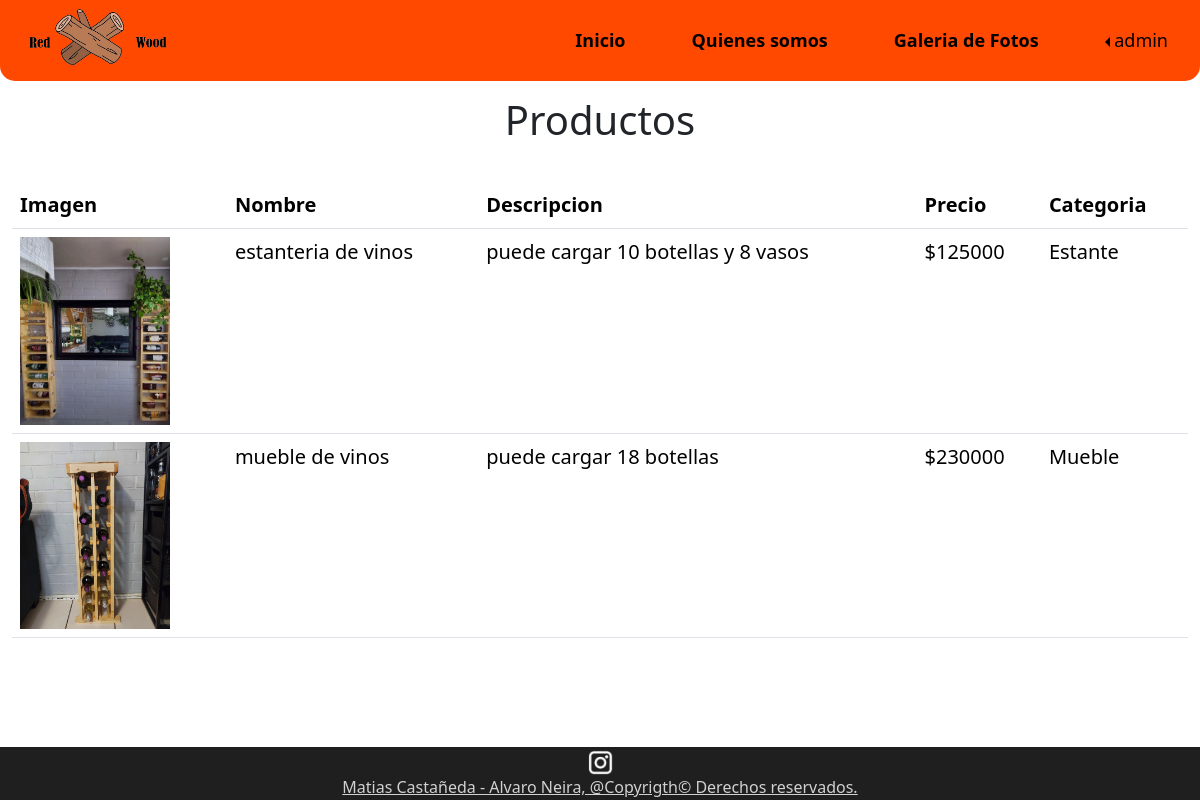
/productos (signed in), run on the app's committed database.
### principal/models.py (models this page shows, shortened)
class Producto(models.Model):
    id_producto = models.IntegerField(primary_key=True,null=False,blank=False)
    nombre = models.CharField(max_length=50,null=False,blank=False)
    descripcion = models.CharField(max_length=200,null=False,blank=False)
    imagen = models.ImageField(upload_to="productos",null=True,blank=True)
    precio = models.IntegerField()
    stock = models.IntegerField()
    id_categoria = models.ForeignKey('Categoria',on_delete=models.CASCADE,db_column='idCategoria')

class Categoria(models.Model):
    id_categoria = models.AutoField(db_column='idCategoria',primary_key=True)
    nombre = models.CharField(max_length=50,null=False,blank=False)
    def __str__(self):
        return str(self.nombre)

### principal/views.py (the view)
# urls.py: path('productos', views.productosVer, name="productos"),
def productosVer(request):
    productos = Producto.objects.all()
    context={'productos':productos}
    return render(request, 'productos_ver.html',context)

### principal/templates/productos_ver.html (shortened to what this page needs)
{% load static %}
<!DOCTYPE html>
<html lang="en">
<head>
    <link href="https://cdn.jsdelivr.net/npm/bootstrap@5.3.3/dist/css/bootstrap.min.css" rel="stylesheet">
</head>
<body>
    <div class="container-principal">
        <header>
            <div class="container-fluid barra-navegacion">
                <nav class="navbar navbar-expand-lg">
                    <div class="container-fluid">
                        <div class="logo">
                            <img src="{% static 'imgs/redwood logo a color completo transparente.png'%}" alt="logo compania">
                        </div>
                        <div class="collapse navbar-collapse links-barra-nav" id="navbarNav">
                            <ul class="navbar-nav">
                                <li class="nav-item">
                                    <a class="nav-link" href="{% url 'inicio' %}"><p class="fw-bold">Inicio</p></a>
                                </li>
                                <li class="nav-item">
                                    <a class="nav-link" href="{% url 'quienes_somos' %}"><p class="fw-bold">Quienes somos</p></a>
                                </li>
                                <li class="nav-item">
                                    <a class="nav-link" href="{% url 'galeria' %}"><p class="fw-bold">Galeria de Fotos</p></a>
                                </li>
                                <li class="nav-item dropstart">
                                    {% if user.is_authenticated %}
                                        <a class="nav-link dropdown-toggle " role="button" data-bs-toggle="dropdown" aria-expanded="false">{{user.username}}</a>
                                    {% else %}
                                        <a class="nav-link dropdown-toggle " role="button" data-bs-toggle="dropdown" aria-expanded="false">Ingresar</a>
                                    {% endif %}
                                </li>
                            </ul>
                        </div>
                    </div>
                </nav>
            </div>
        </header>
        <main style="flex-direction: column; align-items: normal;">
            <div style="padding: 15px 0 30px 0; text-align: center;">
                <h1>Productos</h1>
            </div>
            <div class="container-fluid">
                <table class="table" style="font-size: 20px;">
                    <thead>
                        <tr>
                            <th scope="col">Imagen</th>
                            <th scope="col">Nombre</th>
                            <th scope="col">Descripcion</th>
                            <th scope="col">Precio</th>
                            <th scope="col">Categoria</th>
                        </tr>
                    </thead>
                    <tbody>
                        {% for producto in productos %}
                        <tr>
                            {% if producto.imagen %}
                                <td> <img src="{{ producto.imagen.url }} " width="150px" /> </td>
                            {% else %}
                                <td>sin imagen</td>
                            {% endif %}
                            <td>{{producto.nombre}}</td>
                            <td>{{producto.descripcion}}</td>
                            <td>${{producto.precio}}</td>
                            <td>{{producto.id_categoria}}</td>
                        </tr>
                        {% endfor %}
                    </tbody>
                </table>
            </div>
        </main>
        <footer>
            <div class="container-fluid footer">
                <div class="rrss">
                    <a href="https://www.instagram.com/redwood0507/"><img src="{% static 'imgs/ig logo 2.png'%}" alt="instagram"></a>
                </div>
                <div class="copy">
                    <u>Matias Castañeda - Alvaro Neira, @Copyrigth&copy; Derechos reservados.</u>
                </div>
            </div>
        </footer>
    </div>
</body>
</html>

### principal/static/css/style.css (style rules this page uses)
html, body { height: 100%; }
.barra-navegacion { background-color: rgb(255, 72, 0); border-bottom-left-radius: 15px; border-bottom-right-radius: 15px; text-align: right; }
.links-barra-nav { justify-content: right }
.links-barra-nav ul { gap: 50px; }
.links-barra-nav a { padding: 15px 0 0 0; font-size: 18px; color: rgb(0, 0, 0); }
a { text-decoration: none; color: black; }
.logo img { float: left; height: 65px; width: 150px; }
.container-principal { display: flex; flex-direction: column; height: 100%; }
main { display: flex; flex-direction: row; flex: 1; align-items: center; }
.footer { align-items: center; background-color: rgb(31, 31, 31); color: rgb(209, 209, 209); padding: 1px 0 1px 0; }
.copy { text-align: center; }
.rrss { display: flex; justify-content: center; margin: 1px 0 0 0; }
.rrss img { width: 25px; }

### data on the page
Producto: imagen (picture), nombre "estanteria de vinos", descripcion "puede cargar 10 botellas y 8 vasos", precio "125000", id_categoria "Estante"
Producto: imagen (picture), nombre "mueble de vinos", descripcion "puede cargar 18 botellas", precio "230000", id_categoria "Mueble"

### other printed values
{{ user.username }} "admin"
